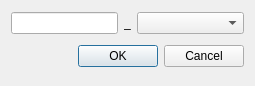
<?xml version="1.0" encoding="UTF-8"?>
<ui version="4.0">
 <class>SymbolDialog</class>
 <widget class="QDialog" name="SymbolDialog">
  <property name="geometry">
   <rect>
    <x>0</x>
    <y>0</y>
    <width>255</width>
    <height>86</height>
   </rect>
  </property>
  <property name="windowTitle">
   <string>Symbol</string>
  </property>
  <layout class="QGridLayout" name="gridLayout">
   <item row="0" column="0">
    <layout class="QHBoxLayout" name="horizontalLayout" stretch="1,0,1">
     <item>
      <widget class="QLineEdit" name="symbol">
       <property name="alignment">
        <set>Qt::AlignRight|Qt::AlignTrailing|Qt::AlignVCenter</set>
       </property>
      </widget>
     </item>
     <item>
      <widget class="QLabel" name="delimeter">
       <property name="text">
        <string>_</string>
       </property>
      </widget>
     </item>
     <item>
      <widget class="QComboBox" name="currency"/>
     </item>
    </layout>
   </item>
   <item row="1" column="0">
    <layout class="QHBoxLayout">
     <property name="spacing">
      <number>6</number>
     </property>
     <property name="leftMargin">
      <number>0</number>
     </property>
     <property name="topMargin">
      <number>0</number>
     </property>
     <property name="rightMargin">
      <number>0</number>
     </property>
     <property name="bottomMargin">
      <number>0</number>
     </property>
     <item>
      <spacer>
       <property name="orientation">
        <enum>Qt::Horizontal</enum>
       </property>
       <property name="sizeHint" stdset="0">
        <size>
         <width>1</width>
         <height>31</height>
        </size>
       </property>
      </spacer>
     </item>
     <item>
      <widget class="QPushButton" name="okButton">
       <property name="text">
        <string>OK</string>
       </property>
      </widget>
     </item>
     <item>
      <widget class="QPushButton" name="cancelButton">
       <property name="text">
        <string>Cancel</string>
       </property>
      </widget>
     </item>
    </layout>
   </item>
  </layout>
 </widget>
 <resources/>
 <connections>
  <connection>
   <sender>okButton</sender>
   <signal>clicked()</signal>
   <receiver>SymbolDialog</receiver>
   <slot>accept()</slot>
   <hints>
    <hint type="sourcelabel">
     <x>278</x>
     <y>253</y>
    </hint>
    <hint type="destinationlabel">
     <x>96</x>
     <y>254</y>
    </hint>
   </hints>
  </connection>
  <connection>
   <sender>cancelButton</sender>
   <signal>clicked()</signal>
   <receiver>SymbolDialog</receiver>
   <slot>reject()</slot>
   <hints>
    <hint type="sourcelabel">
     <x>369</x>
     <y>253</y>
    </hint>
    <hint type="destinationlabel">
     <x>179</x>
     <y>282</y>
    </hint>
   </hints>
  </connection>
 </connections>
</ui>
